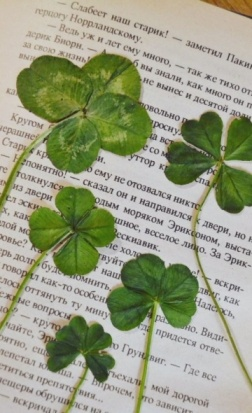
#> input picture Task4/object_images/clover.jpeg, 252 x 413 px, found by its file name
$ python GetXY.py
#> lines starting #> are read from the running program, lines starting #| are printed output that depends on the picture
import cv2

# 좌표를 출력할 콜백 함수
def get_coordinates(event, x, y, flags, param):
    if event == cv2.EVENT_LBUTTONDOWN:  # 왼쪽 버튼 클릭 시
        print(f"좌표: x={x}, y={y}")

# 이미지 불러오기
img = cv2.imread('.\\object_images\\clover.jpeg')
#> img is the input picture: shape (413, 252, 3); mean B, G, R 134.9, 159.7, 155.4
scale_percent = 70  # 50% 크기로 축소
height, width = img.shape[:2]
#> height = 413; width = 252
new_width = int(width * scale_percent / 100)
#> new_width = 176
new_height = int(height * scale_percent / 100)
#> new_height = 289
img = cv2.resize(img, (new_width, new_height), interpolation=cv2.INTER_AREA)
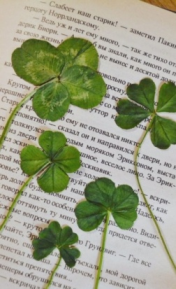
#> img: shape (289, 176, 3); mean B, G, R 134.9, 159.7, 155.4

cv2.imwrite('./object_images/clover.jpeg', img)
cv2.imshow('Image', img)

# 마우스 이벤트 설정
cv2.setMouseCallback('Image', get_coordinates)

cv2.waitKey(0)
cv2.destroyAllWindows()
